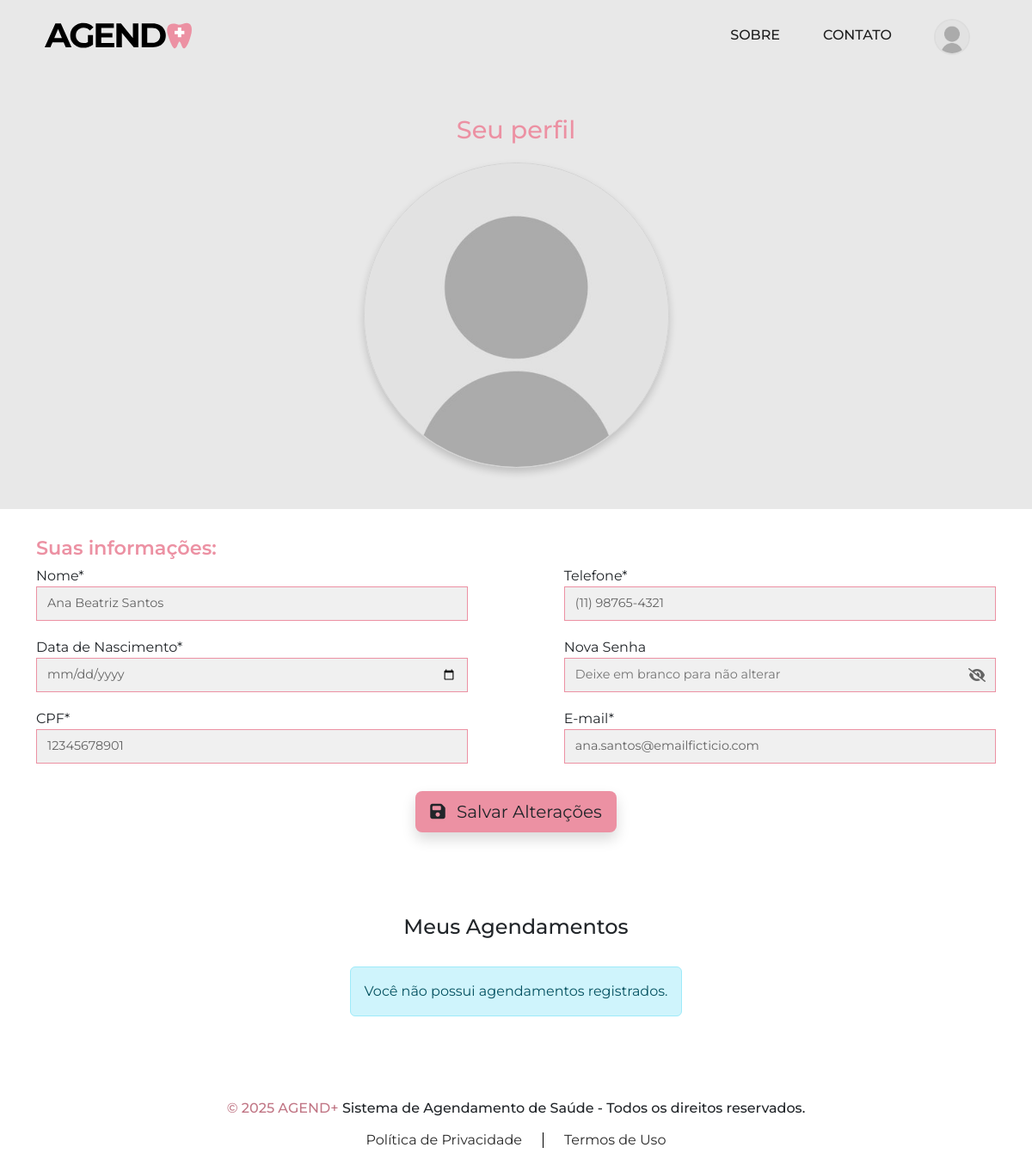
The app's page /index.php?controller=Perfil&action=perfilIndex (signed in) with its own data.
### tables this page shows
CREATE TABLE IF NOT EXISTS usuarios (
	id_usuario INT AUTO_INCREMENT PRIMARY KEY,
    usu_cpf VARCHAR(11) UNIQUE NOT NULL,
    usu_nome VARCHAR(255) NOT NULL,
    usu_data DATE,
    usu_email VARCHAR(255) UNIQUE NOT NULL,
    usu_senha VARCHAR(255) NOT NULL,
    usu_telefone VARCHAR(45),
    usu_is_admin TINYINT(1) DEFAULT 0 NOT NULL
);

### app/Controllers/PerfilController.php (called while the page is built, shortened)
<?php
    class PerfilController {
        public function perfilIndex() {
            $userId = $_SESSION['id_usuario'];
            $usuarioDAO = new UsuarioDAO();
            $usuarioModel = $usuarioDAO->findById($userId);
            $usuario = (object) [
                'id_usuario' => $usuarioModel->getIdUsuario(),
                'nome' => $usuarioModel->getUsuNome(),
                'email' => $usuarioModel->getUsuEmail(),
                'telefone' => $usuarioModel->getUsuTelefone(),
                'cpf' => $usuarioModel->getUsuCpf(),
                'data_nascimento' => $usuarioModel->getUsuData()
            ];
            try {
                $agendamentoDAO = new AgendamentoDAO();
                $agendamentos = $agendamentoDAO->findByUserId($userId);
            } catch (\Exception $e) {
                $agendamentos = [];
                error_log("Erro ao carregar agendamentos: ". $e->getMessage());
                $msg = 'erro_agendamentos';
            }
            include 'app/Views/Home/perfil.php';
        }
    }
?>

### index.php (called while the page is built, shortened)
<?php
    spl_autoload_register(function ($class) {
        $prefix = 'App\\';
        $baseDir = __DIR__ . DIRECTORY_SEPARATOR . 'app' . DIRECTORY_SEPARATOR;
        $relativeClass = substr($class, strlen($prefix));
        $file = $baseDir . str_replace('\\', DIRECTORY_SEPARATOR, $relativeClass) . '.php';
    });
    $actionName = $_GET['action'] ?? 'index';
    $controller = new $controllerClass();
    $controller->$actionName();
?>

### app/DAO/UsuarioDAO.php (called while the page is built, shortened)
<?php
    class UsuarioDAO {
        public function findById(int $id_usuario): ?Usuario {
            $pdo = Database::getConnection();
            $sql = "SELECT id_usuario, unidade_id, usu_cpf, usu_nome, usu_data, usu_email, usu_senha, usu_telefone, usu_is_admin
                    FROM usuarios
                    WHERE id_usuario = ?";
            $stmt = $pdo->prepare($sql);
            $stmt->execute([$id_usuario]);
            $data = $stmt->fetch(PDO::FETCH_ASSOC);
            if ($data) {
                return new Usuario($data);
            }
            return null;
        }
    }
?>

### app/Models/Usuario.php (called while the page is built, shortened)
<?php
    class Usuario {
        private int $id_usuario;
        private string $usu_cpf;
        private string $usu_nome;
        private string $usu_data;
        private string $usu_email;
        private string $usu_telefone;
        public function __construct(array $data = []) {
            $this->id_usuario = $data['id_usuario'] ?? 0;
            $this->usu_cpf = $data['usu_cpf'] ?? '';
            $this->usu_nome = $data['usu_nome'] ?? '';
            $this->usu_data = $data['usu_data'] ?? '';
            $this->usu_email = $data['usu_email'] ?? '';
            $this->usu_telefone = $data['usu_telefone'] ?? '';
        }
        public function getIdUsuario(): int {
            return $this->id_usuario;
        }
        public function getUsuCpf(): string {
            return $this->usu_cpf;
        }
        public function getUsuNome(): string {
            return $this->usu_nome;
        }
        public function getUsuData(): string {
            return $this->usu_data;
        }
        public function getUsuEmail(): string {
            return $this->usu_email;
        }
        public function getUsuTelefone(): string {
            return $this->usu_telefone;
        }
    }
?>

### app/Views/Home/perfil.php (the view, shortened to what this page needs)
<!DOCTYPE html>
<html lang="pt-BR">
<head>
    <link href="https://cdn.jsdelivr.net/npm/bootstrap@5.3.6/dist/css/bootstrap.min.css" rel="stylesheet"
>
    <link rel="stylesheet" href="<?php echo BASE_URL; ?>app/wwwroot/css/reset.css">
    <link rel="stylesheet" href="<?php echo BASE_URL; ?>app/wwwroot/css/color.css">
    <link rel="stylesheet" href="<?php echo BASE_URL; ?>app/wwwroot/css/Home/perfilStyle.css">
    <link rel="stylesheet" href="<?php echo BASE_URL; ?>app/wwwroot/css/globalStyle.css">
    <link rel="stylesheet" href="//use.fontawesome.com/releases/v6.7.2/css/all.css">
</head>
<body>
    <?php include 'app/Views/Layout/header.php'; ?>
    <section id="foto-perfil">
        <h1>Seu perfil</h1>
        <img src="<?php echo BASE_URL; ?>app/wwwroot/img/fotos-perfil/semfoto.jpg" alt="Foto de Perfil" id="foto">
    </section>
    <form action="index.php?controller=Perfil&action=updateProfile" method="POST">
        <section id="infos-perfil">
            <div class="container ip-content">
                <h2>Suas informações:</h2>
                <div class="ip-dados">
                    <div id="nome" class="info">
                        <label for="d-name">Nome*</label>
                        <input type="text"
                            value="<?php echo htmlspecialchars($usuario->nome ?? ''); ?>"
                            name="nome" id="d-name" required>
                    </div>
                    <div id="telefone" class="info">
                        <label for="d-tel">Telefone*</label>
                        <input type="tel"
                            value="<?php echo htmlspecialchars($usuario->telefone ?? ''); ?>"
                            name="telefone" id="d-tel" required>
                    </div>
                    <div id="datanasc" class="info">
                        <label for="d-date">Data de Nascimento*</label>
                        <input type="date"
                            value="<?php echo htmlspecialchars($usuario->data_nascimento ?? ''); ?>"
                            name="data_nascimento" id="d-date" required>
                    </div>
                    <div id="senha" class="info">
                        <label for="d-password">Nova Senha</label>
                        <div class="senha-input">
                            <div class="input">
                                <input type="password"
                                    placeholder="Deixe em branco para não alterar"
                                    name="senha" id="d-password">
                                <i class="fa-solid fa-eye-slash" onclick="togglePassword()"></i>
                            </div>
                        </div>
                    </div>
                    <div id="usucpf" class="info">
                        <label for="d-cpf">CPF*</label>
                        <input type="text"
                            value="<?php
                                    $cpf_value = $usuario->cpf ?? '';
                                    echo htmlspecialchars(empty($cpf_value) ? 'Não informado' : $cpf_value);
                                    ?>"
                            name="cpf" id="d-cpf" disabled readonly>
                    </div>
                    <div id="e-mail" class="info">
                        <label for="d-email">E-mail*</label>
                        <input type="email"
                            value="<?php echo htmlspecialchars($usuario->email ?? ''); ?>"
                            name="email" id="d-email" required>
                    </div>
                </div>
            </div>
        </section>
        <div class="container d-flex justify-content-center mb-5">
            <button id="btn-color" type="submit" class="btn btn-lg shadow">
                <i class="fas fa-save me-2"></i> Salvar Alterações
            </button>
        </div>
    </form>
    <section id="appointmentHistory">
        <h1>Meus Agendamentos</h1>
        <div class="container ah-content">
            <?php
            if (!empty($agendamentos)):
                $counter = 1;
                foreach ($agendamentos as $ag):
                    $data_hora_string = $ag->getAgendData() . ' ' . $ag->getAgendHora();
                    $data_hora = new \DateTime($data_hora_string);
                    $status_text = $ag->getAgendStatus();
                    $descricao_exame = $ag->getAgendExame();
                    $badge_class = match (strtolower($status_text)) {
                        'pendente' => 'text-bg-warning',
                        'confirmado' => 'text-bg-primary',
                        'realizado' => 'text-bg-success',
                        default => 'text-bg-secondary',
                    };
            ?>
                    <div class="block">
                        <div class="b-header">
                            <h2><span>Agendamento #</span><?php echo str_pad($counter++, 3, '0', STR_PAD_LEFT); ?></h2>
                            <div class="status">
                                <h2>Status: <span class="badge <?php echo $badge_class; ?>"><?php echo htmlspecialchars($status_text); ?></span></h2>
                            </div>
                        </div>
                        <div class="b-info">
                            <div class="i-image">
                                <div class="line"></div>
                                <img src="<?php echo BASE_URL; ?>app/wwwroot/img/fotos-perfil/appointmentHistory.png" alt="Foto de Agendamento Médico" id="foto">
                            </div>
                            <div class="i-infos">
                                <ul>
                                    <li><span id="emphasis">Unidade:</span> <?php echo htmlspecialchars($ag->getUniNome() ?? 'Unidade não definida'); ?></li>
                                    <li><span id="emphasis">Horário escolhido:</span> <?php echo $data_hora->format('H:i'); ?></li>
                                    <li><span id="emphasis">Dia da consulta:</span> <?php echo $data_hora->format('d/m/Y'); ?></li>
                                    <li><span id="emphasis">Exame/Serviço:</span> <br> <span id="exam"><?php echo htmlspecialchars($ag->getAgendExame()); ?></span></li>
                                </ul>
                            </div>
                        </div>
                    </div>
                <?php
                endforeach;
            else:
                ?>
                <div class="alert alert-info text-center">
                    Você não possui agendamentos registrados.
                </div>
            <?php endif; ?>
        </div>
    </section>
    <footer id="footer">
        <div class="container f-content">
            <h2 id="copy"><span>&copy; 2025 AGEND+</span> Sistema de Agendamento de Saúde - Todos os direitos
                reservados.</h2>
            <div class="links">
                <a href="./politicas.html">Política de Privacidade</a>
                <a href="./termos.html">Termos de Uso</a>
            </div>
        </div>
    </footer>
</body>
</html>

### app/wwwroot/css/color.css (style rules this page uses)
:root { --cor-textos-01: #FFFFFF; --cor-header-titulos: #ec91a3; --cor-textos-02: #1F1F1F; --cor-textos-footer-01: #292929; --cor-textos-footer-01-hover: #696969; --cor-textos-footer-02: #c17786; --cor-fundo-01: #F8F8F8; --cor-fundo-02: #FFFFFF; --cor-fundo-03: #E6E6E6; }

### app/wwwroot/css/Home/perfilStyle.css (style rules this page uses)
#btn-color { background-color: var(--cor-header-titulos); }

### records on screen
usuarios: nome "Ana Beatriz Santos", telefone "(11) 98765-4321", cpf "12345678901", email "ana.santos@emailficticio.com"
